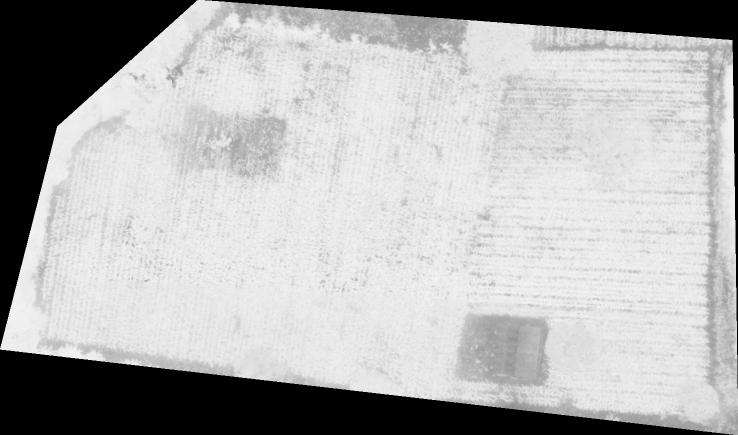
#> input picture NDVI.tiff, 1476 x 870 px (shown at 1/2 size)
$ jupyter execute Untitled.ipynb
#> lines starting #> are read from the running program, lines starting #| are printed output that depends on the picture
[cell 1]
import matplotlib as mpl
from matplotlib.backends.backend_agg import FigureCanvasAgg
from matplotlib.colors import LinearSegmentedColormap
from matplotlib.figure import Figure
import cv2
import matplotlib.pyplot as plt

img = cv2.imread('NDVI.tiff')
#> img is the input picture: shape (870, 1476, 3); min 0, max 245, mean 176.6
bounds = [0, 31, 63, 95, 127, 159, 191, 223, 255]
style_color = [[0,   0,   2],[0,   0,   255],[110,   71, 149], [255, 0, 255],
               [255, 0, 0],[255, 141, 10],[233, 229, 0], [0, 255, 0],
               [31, 138, 0], [31, 138, 0]]
color_arr = []
for color in style_color:
    rgb = [float(value)/255 for value in color]
    color_arr.append(rgb)

norm = mpl.colors.Normalize(vmin=min(bounds), vmax=max(bounds))
normed_vals = norm(bounds)
cmap = LinearSegmentedColormap.from_list(
    'color',list(zip(normed_vals, color_arr[:-1])),N=256)

fig, axs = plt.subplots(2, figsize=(8, 1), sharex=True,gridspec_kw={'height_ratios': [0.5, 0.05]})
cb = mpl.colorbar.ColorbarBase(axs[1],cmap=cmap,norm=norm,orientation='horizontal',)
b, n, patches = axs[0].hist(img.ravel(), 256,[1,256])
#> b = 256 values, max 173739 at index 232, min 0 at index 0, mean 11967.6; n = 257 values from 1 to 256; patches = 256 items
col = (n-n.min())/(n.max()-n.min())
#> col = 257 values from 0 to 1
i=0
atotal= []
for c, p in zip(col, patches):
    atotal.append(p.get_height())
    plt.setp(p, 'facecolor', cmap(c))
#> this loop made 256 passes
#> c on passes 1 to 3: 0, 0.00391, 0.00781
#> after the loop, atotal has the same summary as b

axs[0].set_axis_off()
fig.set_facecolor("#f7f7f7")
axs[0].axvline(0,color="gray", linestyle=":", )
axs[0].axvline(127,color="gray", linestyle=":", )
axs[0].axvline(159,color="gray", linestyle=":", )
axs[0].axvline(191,color="gray", linestyle=":", )
axs[0].axvline(255,color="gray", linestyle=":", )

plt.xticks([0, 31, 63, 95, 127, 159, 191, 223, 255],
           [-1, -0.75, -0.5, -0.25, 0, 0.25, 0.50, 0.75, 1])

text_dict = dict(boxstyle = "round", fc = "#e5e5e5", alpha=.1)

axs[0].annotate(str(round(sum(atotal[0:127])*100/sum(atotal),2))+'%',bbox = text_dict,
                  xy=(2, max(atotal)*0.85), fontsize=7)
axs[0].annotate(str(round(sum(atotal[127:159])*100/sum(atotal),2))+'%',bbox = text_dict,
                  xy=(129, max(atotal)*0.85), fontsize=7)
axs[0].annotate(str(round(sum(atotal[159:191])*100/sum(atotal),2))+'%',bbox = text_dict,
                  xy=(161, max(atotal)*0.85), fontsize=7)
axs[0].annotate(str(round(sum(atotal[191:-1])*100/sum(atotal),2))+'%',bbox = text_dict,
                  xy=(193, max(atotal)*0.85), fontsize=7)
fig.savefig('colorbar/colorbar_NDVI.png',bbox_inches='tight',pad_inches=0)
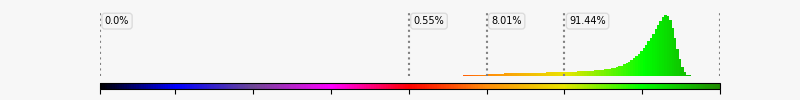
#> figure drawn by matplotlib, 2 panels
